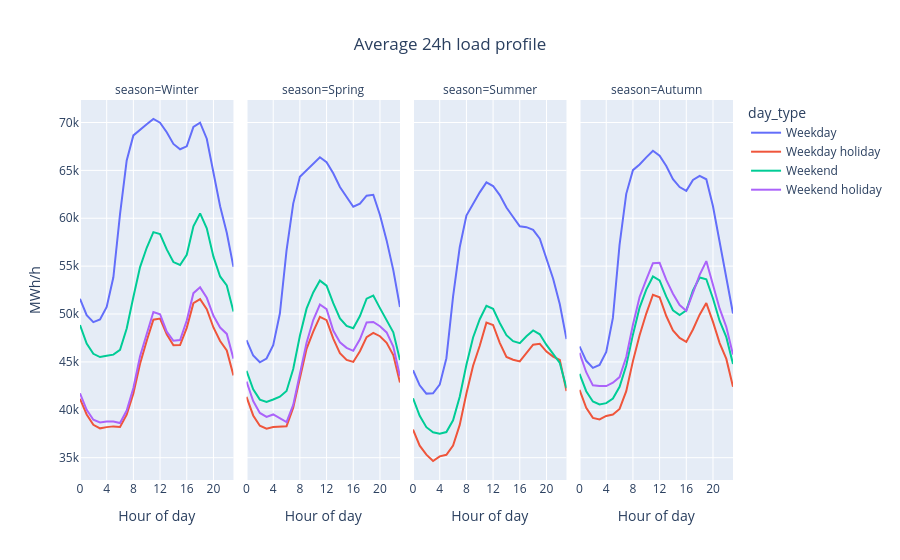

Notebook cell for this chart:
### Markdown cell above
### Intra-day Pattern by Season

### Code cell
df_hour["date_from"] = pd.to_datetime(df_hour["date_from"])

# 1. Drop DST switch days (23 or 25 hours)
day = df_hour["date_from"].dt.floor("D")
n_hours = df_hour.groupby(day)["date_from"].transform("size")
h = df_hour[n_hours == 24].copy()

# 2. Features
h["hour"] = h["date_from"].dt.hour

day_type_order = ["Weekday", "Weekday holiday", "Weekend", "Weekend holiday"]
h["day_type"] = pd.Categorical(h.apply(day_type, axis=1), categories=day_type_order, ordered=True)

season_map = {12: "Winter", 1: "Winter", 2: "Winter",
              3: "Spring", 4: "Spring", 5: "Spring",
              6: "Summer", 7: "Summer", 8: "Summer",
              9: "Autumn", 10: "Autumn", 11: "Autumn"}
season_order = ["Winter", "Spring", "Summer", "Autumn"]

h["season"] = h["month"].map(season_map)

# remove the month filter (h = h[h["month"].isin(...)]) from the earlier code
profile = (
    h.groupby(["season", "day_type", "hour"], observed=True, as_index=False)["actual_consumption"].mean()
)

fig = px.line(
    profile, x="hour", y="actual_consumption", color="day_type",
    facet_col="season", category_orders={"season": season_order, "day_type": day_type_order},
    title="Average 24h load profile",
    labels={"actual_consumption": "MWh/h", "hour": "Hour of day"},
)
fig.update_xaxes(tickmode="linear", dtick=4)
fig.update_layout(title_x=0.5)
fig.show()

### Figure 1 — Plotly figure (JSON) as saved in the notebook; plotly's stock layout.template omitted (floating-point values rounded to 4 significant figures)
{"data": [{"hovertemplate": "day_type=Weekday<br>season=Winter<br>Hour of day=%{x}<br>MWh/h=%{y}<extra></extra>", "legendgroup": "Weekday", "line": {"color": "#636efa", "dash": "solid"}, "marker": {"symbol": "circle"}, "mode": "lines", "name": "Weekday", "orientation": "v", "showlegend": true, "type": "scatter", "x": [0, 1, 2, 3, 4, 5, 6, 7, 8, 9, 10, 11, 12, 13, 14, 15, 16, 17, 18, 19, 20, 21, 22, 23], "xaxis": "x", "y": [51590.0, 49880.0, 49160.0, 49430.0, 50750.0, 53830.0, 60440.0, 66040.0, 68650.0, 69260.0, 69810.0, 70370.0, 69980.0, 68980.0, 67760.0, 67200.0, 67510.0, 69540.0, 69980.0, 68310.0, 64620.0, 61250.0, 58480.0, 54930.0], "yaxis": "y"}, {"hovertemplate": "day_type=Weekday holiday<br>season=Winter<br>Hour of day=%{x}<br>MWh/h=%{y}<extra></extra>", "legendgroup": "Weekday holiday", "line": {"color": "#EF553B", "dash": "solid"}, "marker": {"symbol": "circle"}, "mode": "lines", "name": "Weekday holiday", "orientation": "v", "showlegend": true, "type": "scatter", "x": [0, 1, 2, 3, 4, 5, 6, 7, 8, 9, 10, 11, 12, 13, 14, 15, 16, 17, 18, 19, 20, 21, 22, 23], "xaxis": "x", "y": [41150.0, 39510.0, 38440.0, 38070.0, 38190.0, 38270.0, 38210.0, 39490.0, 41700.0, 44800.0, 47200.0, 49410.0, 49520.0, 47880.0, 46740.0, 46770.0, 48560.0, 51130.0, 51550.0, 50510.0, 48600.0, 47180.0, 46190.0, 43590.0], "yaxis": "y"}, {"hovertemplate": "day_type=Weekend<br>season=Winter<br>Hour of day=%{x}<br>MWh/h=%{y}<extra></extra>", "legendgroup": "Weekend", "line": {"color": "#00cc96", "dash": "solid"}, "marker": {"symbol": "circle"}, "mode": "lines", "name": "Weekend", "orientation": "v", "showlegend": true, "type": "scatter", "x": [0, 1, 2, 3, 4, 5, 6, 7, 8, 9, 10, 11, 12, 13, 14, 15, 16, 17, 18, 19, 20, 21, 22, 23], "xaxis": "x", "y": [48850.0, 46910.0, 45840.0, 45510.0, 45640.0, 45760.0, 46260.0, 48490.0, 51770.0, 54900.0, 56920.0, 58560.0, 58350.0, 56750.0, 55430.0, 55120.0, 56190.0, 59160.0, 60500.0, 58950.0, 55990.0, 53920.0, 52980.0, 50250.0], "yaxis": "y"}, {"hovertemplate": "day_type=Weekend holiday<br>season=Winter<br>Hour of day=%{x}<br>MWh/h=%{y}<extra></extra>", "legendgroup": "Weekend holiday", "line": {"color": "#ab63fa", "dash": "solid"}, "marker": {"symbol": "circle"}, "mode": "lines", "name": "Weekend holiday", "orientation": "v", "showlegend": true, "type": "scatter", "x": [0, 1, 2, 3, 4, 5, 6, 7, 8, 9, 10, 11, 12, 13, 14, 15, 16, 17, 18, 19, 20, 21, 22, 23], "xaxis": "x", "y": [41720.0, 40000.0, 38960.0, 38680.0, 38770.0, 38780.0, 38620.0, 39930.0, 42280.0, 45590.0, 47920.0, 50220.0, 49980.0, 48160.0, 47210.0, 47290.0, 49310.0, 52180.0, 52790.0, 51700.0, 49820.0, 48580.0, 47930.0, 45340.0], "yaxis": "y"}, {"hovertemplate": "day_type=Weekday<br>season=Spring<br>Hour of day=%{x}<br>MWh/h=%{y}<extra></extra>", "legendgroup": "Weekday", "line": {"color": "#636efa", "dash": "solid"}, "marker": {"symbol": "circle"}, "mode": "lines", "name": "Weekday", "orientation": "v", "showlegend": false, "type": "scatter", "x": [0, 1, 2, 3, 4, 5, 6, 7, 8, 9, 10, 11, 12, 13, 14, 15, 16, 17, 18, 19, 20, 21, 22, 23], "xaxis": "x2", "y": [47280.0, 45670.0, 44960.0, 45350.0, 46760.0, 50050.0, 56640.0, 61530.0, 64330.0, 65000.0, 65670.0, 66370.0, 65850.0, 64700.0, 63260.0, 62250.0, 61210.0, 61530.0, 62360.0, 62450.0, 60330.0, 57690.0, 54590.0, 50730.0], "yaxis": "y2"}, {"hovertemplate": "day_type=Weekday holiday<br>season=Spring<br>Hour of day=%{x}<br>MWh/h=%{y}<extra></extra>", "legendgroup": "Weekday holiday", "line": {"color": "#EF553B", "dash": "solid"}, "marker": {"symbol": "circle"}, "mode": "lines", "name": "Weekday holiday", "orientation": "v", "showlegend": false, "type": "scatter", "x": [0, 1, 2, 3, 4, 5, 6, 7, 8, 9, 10, 11, 12, 13, 14, 15, 16, 17, 18, 19, 20, 21, 22, 23], "xaxis": "x2", "y": [41350.0, 39410.0, 38340.0, 38030.0, 38210.0, 38250.0, 38290.0, 40210.0, 43450.0, 46370.0, 48170.0, 49700.0, 49360.0, 47430.0, 45900.0, 45210.0, 45000.0, 46110.0, 47590.0, 48030.0, 47680.0, 47000.0, 45720.0, 42840.0], "yaxis": "y2"}, {"hovertemplate": "day_type=Weekend<br>season=Spring<br>Hour of day=%{x}<br>MWh/h=%{y}<extra></extra>", "legendgroup": "Weekend", "line": {"color": "#00cc96", "dash": "solid"}, "marker": {"symbol": "circle"}, "mode": "lines", "name": "Weekend", "orientation": "v", "showlegend": false, "type": "scatter", "x": [0, 1, 2, 3, 4, 5, 6, 7, 8, 9, 10, 11, 12, 13, 14, 15, 16, 17, 18, 19, 20, 21, 22, 23], "xaxis": "x2", "y": [44070.0, 42150.0, 41060.0, 40830.0, 41080.0, 41370.0, 41970.0, 44260.0, 47730.0, 50560.0, 52250.0, 53490.0, 52970.0, 51130.0, 49550.0, 48760.0, 48510.0, 49790.0, 51600.0, 51930.0, 50620.0, 49280.0, 48090.0, 45190.0], "yaxis": "y2"}, {"hovertemplate": "day_type=Weekend holiday<br>season=Spring<br>Hour of day=%{x}<br>MWh/h=%{y}<extra></extra>", "legendgroup": "Weekend holiday", "line": {"color": "#ab63fa", "dash": "solid"}, "marker": {"symbol": "circle"}, "mode": "lines", "name": "Weekend holiday", "orientation": "v", "showlegend": false, "type": "scatter", "x": [0, 1, 2, 3, 4, 5, 6, 7, 8, 9, 10, 11, 12, 13, 14, 15, 16, 17, 18, 19, 20, 21, 22, 23], "xaxis": "x2", "y": [42960.0, 40910.0, 39670.0, 39260.0, 39520.0, 39090.0, 38730.0, 40510.0, 43710.0, 47000.0, 49370.0, 50990.0, 50520.0, 48270.0, 47050.0, 46470.0, 46160.0, 47360.0, 49120.0, 49170.0, 48730.0, 48080.0, 46610.0, 43500.0], "yaxis": "y2"}, {"hovertemplate": "day_type=Weekday<br>season=Summer<br>Hour of day=%{x}<br>MWh/h=%{y}<extra></extra>", "legendgroup": "Weekday", "line": {"color": "#636efa", "dash": "solid"}, "marker": {"symbol": "circle"}, "mode": "lines", "name": "Weekday", "orientation": "v", "showlegend": false, "type": "scatter", "x": [0, 1, 2, 3, 4, 5, 6, 7, 8, 9, 10, 11, 12, 13, 14, 15, 16, 17, 18, 19, 20, 21, 22, 23], "xaxis": "x3", "y": [44130.0, 42550.0, 41690.0, 41720.0, 42620.0, 45390.0, 51810.0, 56970.0, 60280.0, 61540.0, 62710.0, 63750.0, 63370.0, 62420.0, 61130.0, 60130.0, 59160.0, 59070.0, 58790.0, 57860.0, 55790.0, 53690.0, 51010.0, 47380.0], "yaxis": "y3"}, {"hovertemplate": "day_type=Weekday holiday<br>season=Summer<br>Hour of day=%{x}<br>MWh/h=%{y}<extra></extra>", "legendgroup": "Weekday holiday", "line": {"color": "#EF553B", "dash": "solid"}, "marker": {"symbol": "circle"}, "mode": "lines", "name": "Weekday holiday", "orientation": "v", "showlegend": false, "type": "scatter", "x": [0, 1, 2, 3, 4, 5, 6, 7, 8, 9, 10, 11, 12, 13, 14, 15, 16, 17, 18, 19, 20, 21, 22, 23], "xaxis": "x3", "y": [37930.0, 36250.0, 35310.0, 34650.0, 35140.0, 35300.0, 36270.0, 38430.0, 41690.0, 44610.0, 46680.0, 49100.0, 48860.0, 46990.0, 45510.0, 45220.0, 45060.0, 45900.0, 46790.0, 46890.0, 46080.0, 45550.0, 45200.0, 41950.0], "yaxis": "y3"}, {"hovertemplate": "day_type=Weekend<br>season=Summer<br>Hour of day=%{x}<br>MWh/h=%{y}<extra></extra>", "legendgroup": "Weekend", "line": {"color": "#00cc96", "dash": "solid"}, "marker": {"symbol": "circle"}, "mode": "lines", "name": "Weekend", "orientation": "v", "showlegend": false, "type": "scatter", "x": [0, 1, 2, 3, 4, 5, 6, 7, 8, 9, 10, 11, 12, 13, 14, 15, 16, 17, 18, 19, 20, 21, 22, 23], "xaxis": "x3", "y": [41200.0, 39380.0, 38180.0, 37650.0, 37500.0, 37680.0, 38900.0, 41360.0, 44700.0, 47550.0, 49460.0, 50860.0, 50540.0, 49060.0, 47790.0, 47170.0, 46960.0, 47690.0, 48290.0, 47880.0, 46770.0, 45860.0, 44900.0, 42270.0], "yaxis": "y3"}, {"hovertemplate": "day_type=Weekday<br>season=Autumn<br>Hour of day=%{x}<br>MWh/h=%{y}<extra></extra>", "legendgroup": "Weekday", "line": {"color": "#636efa", "dash": "solid"}, "marker": {"symbol": "circle"}, "mode": "lines", "name": "Weekday", "orientation": "v", "showlegend": false, "type": "scatter", "x": [0, 1, 2, 3, 4, 5, 6, 7, 8, 9, 10, 11, 12, 13, 14, 15, 16, 17, 18, 19, 20, 21, 22, 23], "xaxis": "x4", "y": [46620.0, 45120.0, 44380.0, 44680.0, 46040.0, 49600.0, 57240.0, 62550.0, 65030.0, 65620.0, 66360.0, 67050.0, 66530.0, 65460.0, 64080.0, 63260.0, 62860.0, 64000.0, 64420.0, 64070.0, 61260.0, 57500.0, 53850.0, 50060.0], "yaxis": "y4"}, {"hovertemplate": "day_type=Weekday holiday<br>season=Autumn<br>Hour of day=%{x}<br>MWh/h=%{y}<extra></extra>", "legendgroup": "Weekday holiday", "line": {"color": "#EF553B", "dash": "solid"}, "marker": {"symbol": "circle"}, "mode": "lines", "name": "Weekday holiday", "orientation": "v", "showlegend": false, "type": "scatter", "x": [0, 1, 2, 3, 4, 5, 6, 7, 8, 9, 10, 11, 12, 13, 14, 15, 16, 17, 18, 19, 20, 21, 22, 23], "xaxis": "x4", "y": [42080.0, 40200.0, 39150.0, 39000.0, 39360.0, 39500.0, 40090.0, 41950.0, 45080.0, 47790.0, 50050.0, 52020.0, 51760.0, 49790.0, 48290.0, 47510.0, 47090.0, 48390.0, 49940.0, 51150.0, 49180.0, 46970.0, 45310.0, 42410.0], "yaxis": "y4"}, {"hovertemplate": "day_type=Weekend<br>season=Autumn<br>Hour of day=%{x}<br>MWh/h=%{y}<extra></extra>", "legendgroup": "Weekend", "line": {"color": "#00cc96", "dash": "solid"}, "marker": {"symbol": "circle"}, "mode": "lines", "name": "Weekend", "orientation": "v", "showlegend": false, "type": "scatter", "x": [0, 1, 2, 3, 4, 5, 6, 7, 8, 9, 10, 11, 12, 13, 14, 15, 16, 17, 18, 19, 20, 21, 22, 23], "xaxis": "x4", "y": [43760.0, 41940.0, 40870.0, 40570.0, 40700.0, 41180.0, 42400.0, 44620.0, 47850.0, 50680.0, 52550.0, 53920.0, 53500.0, 51810.0, 50400.0, 49900.0, 50370.0, 52460.0, 53820.0, 53630.0, 51630.0, 49280.0, 47590.0, 44790.0], "yaxis": "y4"}, {"hovertemplate": "day_type=Weekend holiday<br>season=Autumn<br>Hour of day=%{x}<br>MWh/h=%{y}<extra></extra>", "legendgroup": "Weekend holiday", "line": {"color": "#ab63fa", "dash": "solid"}, "marker": {"symbol": "circle"}, "mode": "lines", "name": "Weekend holiday", "orientation": "v", "showlegend": false, "type": "scatter", "x": [0, 1, 2, 3, 4, 5, 6, 7, 8, 9, 10, 11, 12, 13, 14, 15, 16, 17, 18, 19, 20, 21, 22, 23], "xaxis": "x4", "y": [45940.0, 43920.0, 42550.0, 42470.0, 42480.0, 42830.0, 43410.0, 45510.0, 48880.0, 51780.0, 53600.0, 55310.0, 55350.0, 53560.0, 52120.0, 50930.0, 50340.0, 52240.0, 54080.0, 55530.0, 53100.0, 50560.0, 48640.0, 45760.0], "yaxis": "y4"}], "layout": {"annotations": [{"font": {}, "showarrow": false, "text": "season=Winter", "x": 0.1175, "xanchor": "center", "xref": "paper", "y": 1, "yanchor": "bottom", "yref": "paper"}, {"font": {}, "showarrow": false, "text": "season=Spring", "x": 0.3725, "xanchor": "center", "xref": "paper", "y": 1, "yanchor": "bottom", "yref": "paper"}, {"font": {}, "showarrow": false, "text": "season=Summer", "x": 0.6275, "xanchor": "center", "xref": "paper", "y": 1, "yanchor": "bottom", "yref": "paper"}, {"font": {}, "showarrow": false, "text": "season=Autumn", "x": 0.8825, "xanchor": "center", "xref": "paper", "y": 1, "yanchor": "bottom", "yref": "paper"}], "legend": {"title": {"text": "day_type"}, "tracegroupgap": 0}, "title": {"text": "Average 24h load profile", "x": 0.5}, "xaxis": {"anchor": "y", "domain": [0, 0.235], "dtick": 4, "tickmode": "linear", "title": {"text": "Hour of day"}}, "xaxis2": {"anchor": "y2", "domain": [0.255, 0.49], "dtick": 4, "matches": "x", "tickmode": "linear", "title": {"text": "Hour of day"}}, "xaxis3": {"anchor": "y3", "domain": [0.51, 0.745], "dtick": 4, "matches": "x", "tickmode": "linear", "title": {"text": "Hour of day"}}, "xaxis4": {"anchor": "y4", "domain": [0.765, 1.0], "dtick": 4, "matches": "x", "tickmode": "linear", "title": {"text": "Hour of day"}}, "yaxis": {"anchor": "x", "domain": [0, 1], "title": {"text": "MWh/h"}}, "yaxis2": {"anchor": "x2", "domain": [0, 1], "matches": "y", "showticklabels": false}, "yaxis3": {"anchor": "x3", "domain": [0, 1], "matches": "y", "showticklabels": false}, "yaxis4": {"anchor": "x4", "domain": [0, 1], "matches": "y", "showticklabels": false}}}
